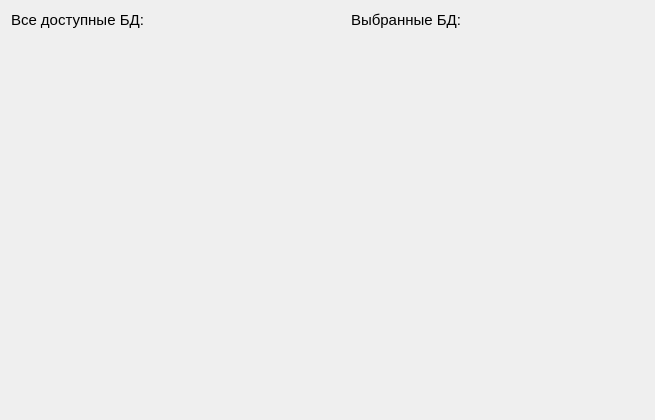
<?xml version="1.0" encoding="UTF-8"?>
<ui version="4.0">
 <class>DatabaseSelectionDialog</class>
 <widget class="QDialog" name="DatabaseSelectionDialog">
  <property name="geometry">
   <rect>
    <x>0</x>
    <y>0</y>
    <width>655</width>
    <height>420</height>
   </rect>
  </property>
  <property name="windowTitle">
   <string>Dialog</string>
  </property>
  <layout class="QGridLayout" name="gridLayout">
   <item row="1" column="0">
    <widget class="groupBox_leapButtons" name="groupBux_leapButtons_AllDB" native="true"/>
   </item>
   <item row="1" column="2">
    <widget class="groupBox_leapButtons" name="groupBox_leapButtons_SelectedDB" native="true"/>
   </item>
   <item row="0" column="2">
    <widget class="QLabel" name="label_2">
     <property name="font">
      <font>
       <pointsize>11</pointsize>
      </font>
     </property>
     <property name="text">
      <string>Выбранные БД:</string>
     </property>
    </widget>
   </item>
   <item row="0" column="0">
    <widget class="QLabel" name="label">
     <property name="sizePolicy">
      <sizepolicy hsizetype="Preferred" vsizetype="Fixed">
       <horstretch>0</horstretch>
       <verstretch>0</verstretch>
      </sizepolicy>
     </property>
     <property name="font">
      <font>
       <pointsize>11</pointsize>
      </font>
     </property>
     <property name="text">
      <string>Все доступные БД:</string>
     </property>
    </widget>
   </item>
   <item row="1" column="1">
    <spacer name="horizontalSpacer">
     <property name="orientation">
      <enum>Qt::Horizontal</enum>
     </property>
     <property name="sizeType">
      <enum>QSizePolicy::Maximum</enum>
     </property>
     <property name="sizeHint" stdset="0">
      <size>
       <width>40</width>
       <height>20</height>
      </size>
     </property>
    </spacer>
   </item>
  </layout>
 </widget>
 <customwidgets>
  <customwidget>
   <class>groupBox_leapButtons</class>
   <extends>QWidget</extends>
   <header>groupbox_leapbuttons.h</header>
   <container>1</container>
  </customwidget>
 </customwidgets>
 <resources/>
 <connections/>
</ui>
